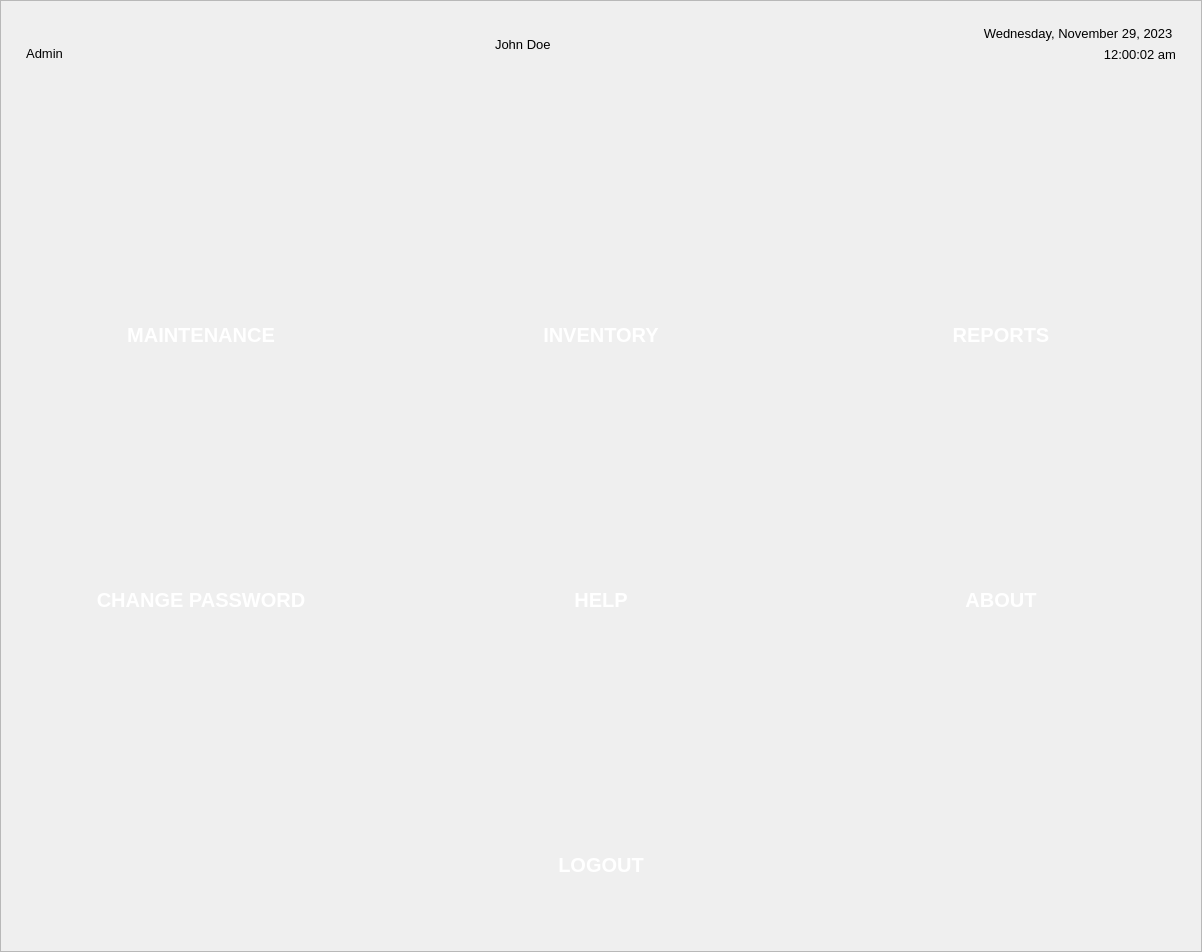
<?xml version="1.0" encoding="UTF-8"?>
<ui version="4.0">
 <class>MainWindow</class>
 <widget class="QMainWindow" name="MainWindow">
  <property name="geometry">
   <rect>
    <x>0</x>
    <y>0</y>
    <width>1202</width>
    <height>952</height>
   </rect>
  </property>
  <property name="windowTitle">
   <string>MainWindow</string>
  </property>
  <widget class="QWidget" name="centralwidget">
   <layout class="QHBoxLayout" name="horizontalLayout">
    <property name="leftMargin">
     <number>0</number>
    </property>
    <property name="topMargin">
     <number>0</number>
    </property>
    <property name="rightMargin">
     <number>0</number>
    </property>
    <property name="bottomMargin">
     <number>0</number>
    </property>
    <item>
     <widget class="QFrame" name="frame">
      <property name="sizePolicy">
       <sizepolicy hsizetype="Preferred" vsizetype="Preferred">
        <horstretch>0</horstretch>
        <verstretch>0</verstretch>
       </sizepolicy>
      </property>
      <property name="frameShape">
       <enum>QFrame::StyledPanel</enum>
      </property>
      <property name="frameShadow">
       <enum>QFrame::Raised</enum>
      </property>
      <layout class="QVBoxLayout" name="verticalLayout">
       <property name="leftMargin">
        <number>0</number>
       </property>
       <property name="topMargin">
        <number>0</number>
       </property>
       <property name="rightMargin">
        <number>0</number>
       </property>
       <property name="bottomMargin">
        <number>0</number>
       </property>
       <item>
        <widget class="QWidget" name="header" native="true">
         <layout class="QHBoxLayout" name="horizontalLayout_2">
          <property name="leftMargin">
           <number>25</number>
          </property>
          <property name="topMargin">
           <number>25</number>
          </property>
          <property name="rightMargin">
           <number>25</number>
          </property>
          <property name="bottomMargin">
           <number>25</number>
          </property>
          <item>
           <widget class="QWidget" name="widget_3" native="true">
            <property name="sizePolicy">
             <sizepolicy hsizetype="Fixed" vsizetype="Fixed">
              <horstretch>0</horstretch>
              <verstretch>0</verstretch>
             </sizepolicy>
            </property>
            <layout class="QVBoxLayout" name="verticalLayout_2">
             <property name="leftMargin">
              <number>0</number>
             </property>
             <property name="topMargin">
              <number>0</number>
             </property>
             <property name="rightMargin">
              <number>0</number>
             </property>
             <property name="bottomMargin">
              <number>0</number>
             </property>
             <item>
              <widget class="QLabel" name="logo">
               <property name="enabled">
                <bool>true</bool>
               </property>
               <property name="maximumSize">
                <size>
                 <width>250</width>
                 <height>80</height>
                </size>
               </property>
               <property name="styleSheet">
                <string notr="true"/>
               </property>
               <property name="text">
                <string/>
               </property>
               <property name="textFormat">
                <enum>Qt::AutoText</enum>
               </property>
               <property name="pixmap">
                <pixmap resource="../../assets/resourceFile.qrc">:/logos/Icons/logo1.png</pixmap>
               </property>
               <property name="scaledContents">
                <bool>true</bool>
               </property>
               <property name="alignment">
                <set>Qt::AlignCenter</set>
               </property>
               <property name="wordWrap">
                <bool>false</bool>
               </property>
              </widget>
             </item>
             <item>
              <widget class="QLabel" name="label_4">
               <property name="sizePolicy">
                <sizepolicy hsizetype="Expanding" vsizetype="Fixed">
                 <horstretch>0</horstretch>
                 <verstretch>0</verstretch>
                </sizepolicy>
               </property>
               <property name="font">
                <font>
                 <pointsize>10</pointsize>
                </font>
               </property>
               <property name="text">
                <string>Admin</string>
               </property>
               <property name="alignment">
                <set>Qt::AlignCenter</set>
               </property>
              </widget>
             </item>
            </layout>
           </widget>
          </item>
          <item>
           <spacer name="horizontalSpacer">
            <property name="orientation">
             <enum>Qt::Horizontal</enum>
            </property>
            <property name="sizeHint" stdset="0">
             <size>
              <width>40</width>
              <height>20</height>
             </size>
            </property>
           </spacer>
          </item>
          <item>
           <widget class="QLabel" name="label">
            <property name="font">
             <font>
              <pointsize>10</pointsize>
             </font>
            </property>
            <property name="text">
             <string>John Doe</string>
            </property>
           </widget>
          </item>
          <item>
           <spacer name="horizontalSpacer_2">
            <property name="orientation">
             <enum>Qt::Horizontal</enum>
            </property>
            <property name="sizeHint" stdset="0">
             <size>
              <width>40</width>
              <height>20</height>
             </size>
            </property>
           </spacer>
          </item>
          <item>
           <widget class="QWidget" name="widget" native="true">
            <layout class="QVBoxLayout" name="verticalLayout_3">
             <property name="leftMargin">
              <number>0</number>
             </property>
             <property name="topMargin">
              <number>0</number>
             </property>
             <property name="rightMargin">
              <number>0</number>
             </property>
             <property name="bottomMargin">
              <number>0</number>
             </property>
             <item>
              <widget class="QLabel" name="label_2">
               <property name="sizePolicy">
                <sizepolicy hsizetype="Fixed" vsizetype="Preferred">
                 <horstretch>0</horstretch>
                 <verstretch>0</verstretch>
                </sizepolicy>
               </property>
               <property name="font">
                <font>
                 <pointsize>10</pointsize>
                </font>
               </property>
               <property name="layoutDirection">
                <enum>Qt::RightToLeft</enum>
               </property>
               <property name="text">
                <string>Wednesday, November 29, 2023 </string>
               </property>
               <property name="alignment">
                <set>Qt::AlignBottom|Qt::AlignRight|Qt::AlignTrailing</set>
               </property>
               <property name="wordWrap">
                <bool>false</bool>
               </property>
               <property name="indent">
                <number>-1</number>
               </property>
              </widget>
             </item>
             <item>
              <widget class="QLabel" name="label_3">
               <property name="font">
                <font>
                 <pointsize>10</pointsize>
                </font>
               </property>
               <property name="layoutDirection">
                <enum>Qt::LeftToRight</enum>
               </property>
               <property name="text">
                <string>12:00:02 am</string>
               </property>
               <property name="alignment">
                <set>Qt::AlignRight|Qt::AlignTop|Qt::AlignTrailing</set>
               </property>
              </widget>
             </item>
            </layout>
           </widget>
          </item>
         </layout>
        </widget>
       </item>
       <item>
        <spacer name="verticalSpacer_2">
         <property name="orientation">
          <enum>Qt::Vertical</enum>
         </property>
         <property name="sizeHint" stdset="0">
          <size>
           <width>20</width>
           <height>40</height>
          </size>
         </property>
        </spacer>
       </item>
       <item>
        <widget class="QWidget" name="buttonGroup" native="true">
         <layout class="QGridLayout" name="gridLayout">
          <property name="leftMargin">
           <number>0</number>
          </property>
          <property name="topMargin">
           <number>0</number>
          </property>
          <property name="rightMargin">
           <number>0</number>
          </property>
          <property name="bottomMargin">
           <number>0</number>
          </property>
          <property name="horizontalSpacing">
           <number>0</number>
          </property>
          <property name="verticalSpacing">
           <number>25</number>
          </property>
          <item row="0" column="1">
           <widget class="QPushButton" name="inventoryButton">
            <property name="minimumSize">
             <size>
              <width>400</width>
              <height>240</height>
             </size>
            </property>
            <property name="maximumSize">
             <size>
              <width>400</width>
              <height>280</height>
             </size>
            </property>
            <property name="font">
             <font>
              <pointsize>15</pointsize>
              <bold>true</bold>
             </font>
            </property>
            <property name="styleSheet">
             <string notr="true">QPushButton {
    background: #07BEB8 url(:/logos/Icons/inventoryIcon.png)center no-repeat;
    color: white;
    border: none;
    border-radius: 5px;
	text-align: bottom center;
	padding-bottom: 30px;
}

QPushButton:hover {
    background-color: #5FCAC4;
}
QPushButton:pressed {
    background-color: #058A84;
}
</string>
            </property>
            <property name="text">
             <string>INVENTORY</string>
            </property>
           </widget>
          </item>
          <item row="0" column="0">
           <widget class="QPushButton" name="posButton">
            <property name="minimumSize">
             <size>
              <width>400</width>
              <height>240</height>
             </size>
            </property>
            <property name="maximumSize">
             <size>
              <width>400</width>
              <height>280</height>
             </size>
            </property>
            <property name="font">
             <font>
              <pointsize>15</pointsize>
              <bold>true</bold>
             </font>
            </property>
            <property name="styleSheet">
             <string notr="true">QPushButton {
    background: #07BEB8 url(:/logos/Icons/maintenanceIcon.png) center no-repeat;
    color: white;
    border: none;
    border-radius: 5px;
	text-align: bottom center;
	padding-bottom: 30px;
}

QPushButton:hover {
    background-color: #5FCAC4;
}

QPushButton:pressed {
    background-color: #058A84;
}
</string>
            </property>
            <property name="text">
             <string>MAINTENANCE</string>
            </property>
            <property name="iconSize">
             <size>
              <width>200</width>
              <height>200</height>
             </size>
            </property>
           </widget>
          </item>
          <item row="2" column="1">
           <widget class="QPushButton" name="logoutButton">
            <property name="minimumSize">
             <size>
              <width>400</width>
              <height>240</height>
             </size>
            </property>
            <property name="maximumSize">
             <size>
              <width>400</width>
              <height>280</height>
             </size>
            </property>
            <property name="font">
             <font>
              <pointsize>15</pointsize>
              <bold>true</bold>
             </font>
            </property>
            <property name="styleSheet">
             <string notr="true">QPushButton {
    background: #07BEB8 url(:/logos/Icons/logoutIcon.png) center no-repeat;
    color: white;
    border: none;
    border-radius: 5px;
	text-align: bottom center;
	padding-bottom: 30px;
}

QPushButton:hover {
    background-color: #5FCAC4;
}
QPushButton:pressed {
    background-color: #058A84;
}
</string>
            </property>
            <property name="text">
             <string>LOGOUT</string>
            </property>
           </widget>
          </item>
          <item row="1" column="2">
           <widget class="QPushButton" name="aboutButton">
            <property name="minimumSize">
             <size>
              <width>400</width>
              <height>240</height>
             </size>
            </property>
            <property name="maximumSize">
             <size>
              <width>400</width>
              <height>280</height>
             </size>
            </property>
            <property name="font">
             <font>
              <pointsize>15</pointsize>
              <bold>true</bold>
             </font>
            </property>
            <property name="styleSheet">
             <string notr="true">QPushButton {
    background: #07BEB8 url(:/logos/Icons/aboutIcon.png) center no-repeat;
    color: white;
    border: none;
    border-radius: 5px;
	text-align: bottom center;
	padding-bottom: 30px;
}

QPushButton:hover {
    background-color: #5FCAC4;
}
QPushButton:pressed {
    background-color: #058A84;
}
</string>
            </property>
            <property name="text">
             <string>ABOUT</string>
            </property>
           </widget>
          </item>
          <item row="1" column="1">
           <widget class="QPushButton" name="helpButton">
            <property name="minimumSize">
             <size>
              <width>400</width>
              <height>240</height>
             </size>
            </property>
            <property name="maximumSize">
             <size>
              <width>400</width>
              <height>280</height>
             </size>
            </property>
            <property name="font">
             <font>
              <pointsize>15</pointsize>
              <bold>true</bold>
             </font>
            </property>
            <property name="styleSheet">
             <string notr="true">QPushButton {
    background: #07BEB8 url(:/logos/Icons/helpIcon.png) center no-repeat;
    color: white;
    border: none;
    border-radius: 5px;
	text-align: bottom center;
	padding-bottom: 30px;
}

QPushButton:hover {
    background-color: #5FCAC4;
}
QPushButton:pressed {
    background-color: #058A84;
}
</string>
            </property>
            <property name="text">
             <string>HELP</string>
            </property>
           </widget>
          </item>
          <item row="1" column="0">
           <widget class="QPushButton" name="changePassButton">
            <property name="minimumSize">
             <size>
              <width>400</width>
              <height>240</height>
             </size>
            </property>
            <property name="maximumSize">
             <size>
              <width>400</width>
              <height>280</height>
             </size>
            </property>
            <property name="font">
             <font>
              <pointsize>15</pointsize>
              <bold>true</bold>
             </font>
            </property>
            <property name="styleSheet">
             <string notr="true">QPushButton {
    background: #07BEB8 url(:/logos/Icons/changePassIcon.png) center no-repeat;
    color: white;
    border: none;
    border-radius: 5px;
	text-align: bottom center;
	padding-bottom: 30px;
}

QPushButton:hover {
    background-color: #5FCAC4;
}
QPushButton:pressed {
    background-color: #058A84;
}
</string>
            </property>
            <property name="text">
             <string>CHANGE PASSWORD</string>
            </property>
           </widget>
          </item>
          <item row="0" column="2">
           <widget class="QPushButton" name="pushButton">
            <property name="minimumSize">
             <size>
              <width>400</width>
              <height>240</height>
             </size>
            </property>
            <property name="font">
             <font>
              <pointsize>15</pointsize>
              <bold>true</bold>
             </font>
            </property>
            <property name="styleSheet">
             <string notr="true">QPushButton {
    background: #07BEB8 url(:/logos/Icons/reportsIcon.png) center no-repeat;
    color: white;
    border: none;
    border-radius: 5px;
	text-align: bottom center;
	padding-bottom: 30px;
}

QPushButton:hover {
    background-color: #5FCAC4;
}
QPushButton:pressed {
    background-color: #058A84;
}
</string>
            </property>
            <property name="text">
             <string>REPORTS</string>
            </property>
           </widget>
          </item>
         </layout>
        </widget>
       </item>
       <item>
        <spacer name="verticalSpacer">
         <property name="orientation">
          <enum>Qt::Vertical</enum>
         </property>
         <property name="sizeHint" stdset="0">
          <size>
           <width>20</width>
           <height>40</height>
          </size>
         </property>
        </spacer>
       </item>
      </layout>
     </widget>
    </item>
   </layout>
  </widget>
 </widget>
 <resources>
  <include location="../../assets/resourceFile.qrc"/>
 </resources>
 <connections/>
</ui>
